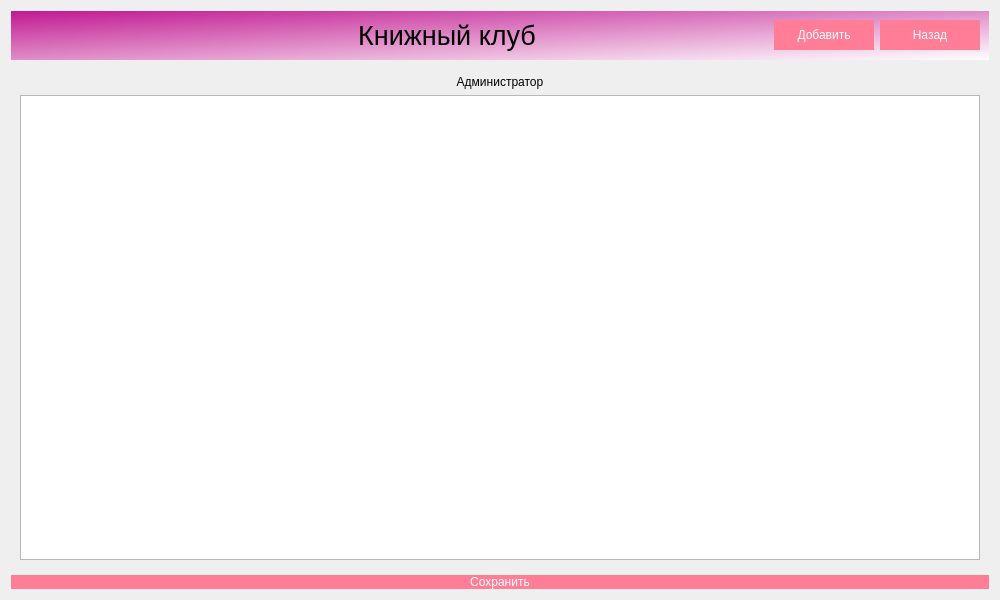
<?xml version="1.0" encoding="UTF-8"?>
<ui version="4.0">
 <class>Dialog</class>
 <widget class="QDialog" name="Dialog">
  <property name="geometry">
   <rect>
    <x>0</x>
    <y>0</y>
    <width>1000</width>
    <height>600</height>
   </rect>
  </property>
  <property name="minimumSize">
   <size>
    <width>1000</width>
    <height>600</height>
   </size>
  </property>
  <property name="windowTitle">
   <string>Учет заявок на ремонт оргтехники</string>
  </property>
  <property name="windowIcon">
   <iconset theme="accessories-dictionary">
    <selectedon>../../../../../logo.png</selectedon>
   </iconset>
  </property>
  <property name="toolTipDuration">
   <number>0</number>
  </property>
  <property name="styleSheet">
   <string notr="true">QPushButton {
background-color: rgb(4, 160, 255);
color: rgb(255, 255, 255);
border: 0px;
}
QWidget
{font: &quot;Comic Sans MS&quot;;}
</string>
  </property>
  <property name="sizeGripEnabled">
   <bool>false</bool>
  </property>
  <layout class="QGridLayout" name="gridLayout">
   <item row="0" column="0">
    <widget class="QWidget" name="widget" native="true">
     <property name="styleSheet">
      <string notr="true">QWidget#widget{
background-color: qlineargradient(spread:pad, x1:0, y1:0, x2:1, y2:1, stop:0 rgba(193, 26, 145, 255), stop:1 rgba(255, 255, 255, 255))
}

</string>
     </property>
     <layout class="QGridLayout" name="gridLayout_3">
      <item row="0" column="3">
       <widget class="QPushButton" name="back_Button">
        <property name="maximumSize">
         <size>
          <width>100</width>
          <height>30</height>
         </size>
        </property>
        <property name="styleSheet">
         <string notr="true">background-color: rgb(255,125,150);
</string>
        </property>
        <property name="text">
         <string>Назад</string>
        </property>
       </widget>
      </item>
      <item row="0" column="1">
       <widget class="QLabel" name="label_2">
        <property name="font">
         <font>
          <pointsize>20</pointsize>
          <weight>50</weight>
          <italic>false</italic>
          <bold>false</bold>
         </font>
        </property>
        <property name="text">
         <string>Книжный клуб</string>
        </property>
        <property name="alignment">
         <set>Qt::AlignCenter</set>
        </property>
       </widget>
      </item>
      <item row="0" column="0">
       <widget class="QLabel" name="label">
        <property name="maximumSize">
         <size>
          <width>100</width>
          <height>100</height>
         </size>
        </property>
        <property name="text">
         <string/>
        </property>
        <property name="textFormat">
         <enum>Qt::AutoText</enum>
        </property>
        <property name="pixmap">
         <pixmap>../media/logo.png</pixmap>
        </property>
        <property name="scaledContents">
         <bool>false</bool>
        </property>
       </widget>
      </item>
      <item row="0" column="2">
       <widget class="QPushButton" name="AdButton">
        <property name="maximumSize">
         <size>
          <width>100</width>
          <height>30</height>
         </size>
        </property>
        <property name="styleSheet">
         <string notr="true">background-color: rgb(255,125,150);</string>
        </property>
        <property name="text">
         <string>Добавить</string>
        </property>
       </widget>
      </item>
     </layout>
    </widget>
   </item>
   <item row="1" column="0">
    <widget class="QStackedWidget" name="stackedWidget">
     <property name="layoutDirection">
      <enum>Qt::LeftToRight</enum>
     </property>
     <property name="autoFillBackground">
      <bool>false</bool>
     </property>
     <property name="styleSheet">
      <string notr="true"/>
     </property>
     <property name="currentIndex">
      <number>3</number>
     </property>
     <widget class="QWidget" name="Avtorisation">
      <property name="layoutDirection">
       <enum>Qt::LeftToRight</enum>
      </property>
      <layout class="QGridLayout" name="gridLayout_2">
       <property name="leftMargin">
        <number>200</number>
       </property>
       <property name="topMargin">
        <number>50</number>
       </property>
       <property name="rightMargin">
        <number>200</number>
       </property>
       <property name="bottomMargin">
        <number>50</number>
       </property>
       <item row="0" column="0">
        <layout class="QVBoxLayout" name="verticalLayout">
         <property name="spacing">
          <number>12</number>
         </property>
         <item>
          <widget class="QLabel" name="label_3">
           <property name="font">
            <font>
             <pointsize>24</pointsize>
             <weight>50</weight>
             <italic>false</italic>
             <bold>false</bold>
            </font>
           </property>
           <property name="text">
            <string>АВТОРИЗАЦИЯ</string>
           </property>
           <property name="scaledContents">
            <bool>false</bool>
           </property>
           <property name="alignment">
            <set>Qt::AlignCenter</set>
           </property>
          </widget>
         </item>
         <item>
          <widget class="QLabel" name="label_4">
           <property name="font">
            <font>
             <pointsize>14</pointsize>
             <weight>50</weight>
             <italic>false</italic>
             <bold>false</bold>
            </font>
           </property>
           <property name="layoutDirection">
            <enum>Qt::LeftToRight</enum>
           </property>
           <property name="autoFillBackground">
            <bool>false</bool>
           </property>
           <property name="text">
            <string>Логин</string>
           </property>
           <property name="alignment">
            <set>Qt::AlignLeading|Qt::AlignLeft|Qt::AlignVCenter</set>
           </property>
          </widget>
         </item>
         <item>
          <widget class="QLineEdit" name="LoginField"/>
         </item>
         <item>
          <widget class="QLabel" name="label_5">
           <property name="font">
            <font>
             <pointsize>14</pointsize>
             <weight>50</weight>
             <italic>false</italic>
             <bold>false</bold>
            </font>
           </property>
           <property name="text">
            <string>Пароль</string>
           </property>
           <property name="alignment">
            <set>Qt::AlignLeading|Qt::AlignLeft|Qt::AlignVCenter</set>
           </property>
          </widget>
         </item>
         <item>
          <widget class="QLineEdit" name="PasswordField"/>
         </item>
         <item>
          <widget class="QPushButton" name="SignInButton">
           <property name="font">
            <font>
             <pointsize>16</pointsize>
             <weight>50</weight>
             <italic>false</italic>
             <bold>false</bold>
            </font>
           </property>
           <property name="styleSheet">
            <string notr="true">background-color: rgb(255,125,150);</string>
           </property>
           <property name="text">
            <string>Войти</string>
           </property>
          </widget>
         </item>
         <item>
          <widget class="QLabel" name="ErrorField">
           <property name="font">
            <font>
             <pointsize>14</pointsize>
             <weight>50</weight>
             <italic>false</italic>
             <bold>false</bold>
            </font>
           </property>
           <property name="styleSheet">
            <string notr="true">color: rgb(255, 0, 0);</string>
           </property>
           <property name="text">
            <string/>
           </property>
           <property name="alignment">
            <set>Qt::AlignCenter</set>
           </property>
          </widget>
         </item>
        </layout>
       </item>
      </layout>
     </widget>
     <widget class="QWidget" name="Manager">
      <layout class="QGridLayout" name="gridLayout_6">
       <item row="0" column="0">
        <widget class="QLabel" name="label_9">
         <property name="text">
          <string>Менеджер</string>
         </property>
         <property name="alignment">
          <set>Qt::AlignCenter</set>
         </property>
        </widget>
       </item>
       <item row="1" column="0">
        <widget class="QTableWidget" name="tableWidget_Manager"/>
       </item>
      </layout>
     </widget>
     <widget class="QWidget" name="Klient">
      <layout class="QGridLayout" name="gridLayout_4">
       <item row="0" column="0">
        <widget class="QLabel" name="label_6">
         <property name="text">
          <string>Клиент</string>
         </property>
         <property name="alignment">
          <set>Qt::AlignCenter</set>
         </property>
        </widget>
       </item>
       <item row="1" column="0">
        <widget class="QTableWidget" name="tableWidget_Klient"/>
       </item>
      </layout>
     </widget>
     <widget class="QWidget" name="Admin">
      <layout class="QGridLayout" name="gridLayout_5">
       <item row="0" column="0">
        <widget class="QLabel" name="label_7">
         <property name="text">
          <string>Администратор</string>
         </property>
         <property name="alignment">
          <set>Qt::AlignCenter</set>
         </property>
        </widget>
       </item>
       <item row="1" column="0">
        <widget class="QTableWidget" name="tableWidget_Admin"/>
       </item>
      </layout>
     </widget>
    </widget>
   </item>
   <item row="2" column="0">
    <widget class="QPushButton" name="saveButton">
     <property name="styleSheet">
      <string notr="true">background-color: rgb(255,125,150);</string>
     </property>
     <property name="text">
      <string>Сохранить</string>
     </property>
    </widget>
   </item>
  </layout>
 </widget>
 <resources/>
 <connections/>
</ui>
